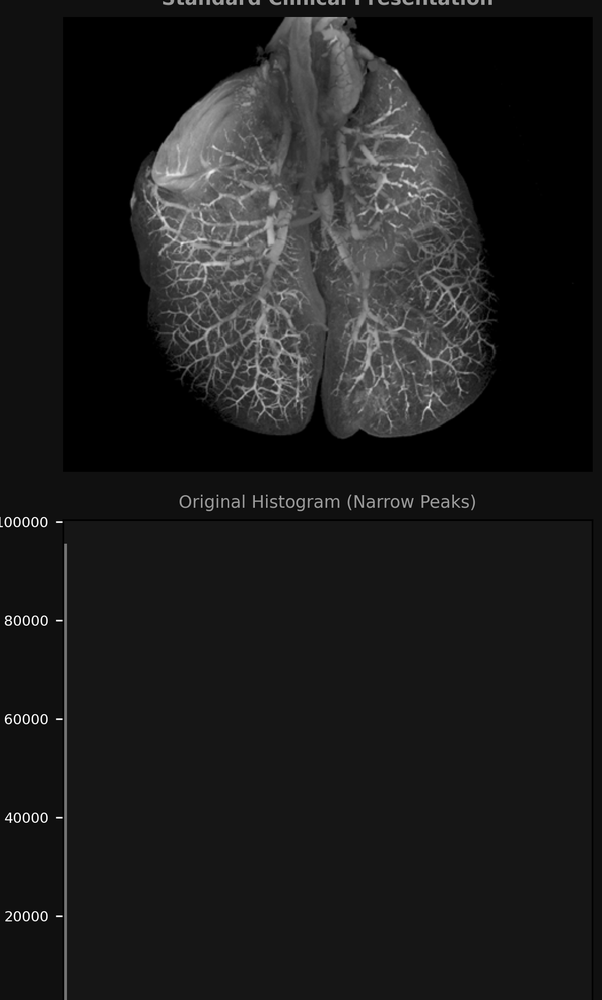
#> input picture Experiment_05/Inputs/images/Lung-HR-contrast.png, 602 x 1000 px, shrunk from 1240 x 2060 before the run, found by its file name
$ python task_2_3_global_histogram_equalization.py
#> lines starting #> are read from the running program, lines starting #| are printed output that depends on the picture
"""
Experiment 02 - Task 2.3: Global Histogram Equalization & Saturation Artifact Identification
Course: Medical Image Processing (B.Sc. Biomedical Engineering)
Faculty: Engr. Rana Talha Khalid | Department of Biomedical Engineering, Riphah International University

Task Requirement:
Implement Global Histogram Equalization (GHE) using the discrete mathematical equation:
  s_k = round((L - 1) * CDF(r_k))
Apply to 'images/Lung-HR-contrast.png'.
Display side-by-side subplots of original vs equalized scan with histograms.
Quantify saturated pixel percentage (r == 0 or r == 255).
Evaluate why GHE washes out trabecular bone structures.
"""

import os
import cv2
import numpy as np
import matplotlib.pyplot as plt

def manual_global_histogram_equalization(img, L=256):
    """
    Manual implementation of Global Histogram Equalization (GHE)
    using the exact mathematical formula: s_k = round((L - 1) * CDF(r_k)).
    """
    H, W = img.shape
    total_pixels = H * W

    # 1. Histogram & PDF
    hist, _ = np.histogram(img.flatten(), L, [0, L])
    pdf = hist / float(total_pixels)

    # 2. Cumulative Distribution Function
    cdf = pdf.cumsum()

    # 3. Transformation mapping function T(r_k)
    transform_map = np.round((L - 1) * cdf).astype(np.uint8)

    # 4. Map original pixel intensities to new equalized levels
    equalized_img = transform_map[img]

    return equalized_img, transform_map, hist, cdf

def main():
    print("=" * 70)
    print("TASK 2.3: GLOBAL HISTOGRAM EQUALIZATION & SATURATION ARTIFACTS")
    print("=" * 70)

    possible_paths = [
        os.path.join(os.path.dirname(__file__), '..', 'Inputs', 'images', 'Lung-HR-contrast.png'),
        os.path.join(os.path.dirname(__file__), '..', '..', '..', 'images', 'Lung-HR-contrast.png'),
        'images/Lung-HR-contrast.png'
    ]
    img_path = next((p for p in possible_paths if os.path.exists(p)), None)
    if not img_path:
        raise FileNotFoundError("Could not locate Lung-HR-contrast.png")

    img = cv2.imread(img_path, cv2.IMREAD_GRAYSCALE)
#> img is the input picture: shape (1000, 602); min 0, max 255, mean 28.9
    H, W = img.shape
#> H = 1000; W = 602
    total_pixels = H * W
#> total_pixels = 602000

    # Apply manual GHE
    ghe_img, T_map, orig_hist, orig_cdf = manual_global_histogram_equalization(img)
#> in manual_global_histogram_equalization, `hist, _ = np.histogram(img.flatten(), L, [0, L])`: hist = 256 values, max 249329 at index 22, min 1 at index 249, mean 2351.6
#> in manual_global_histogram_equalization, `pdf = hist / float(total_pixels)`: pdf = 256 values, max 0.414 at index 22, min 1.66e-06 at index 249, mean 0.00391
#> in manual_global_histogram_equalization, `cdf = pdf.cumsum()`: cdf = 256 values from 0.206 to 1
#> in manual_global_histogram_equalization, `transform_map = np.round((L - 1) * cdf).astype(np.uint8)`: transform_map = 256 values from 53 to 255
#> in manual_global_histogram_equalization, `equalized_img = transform_map[img]`:
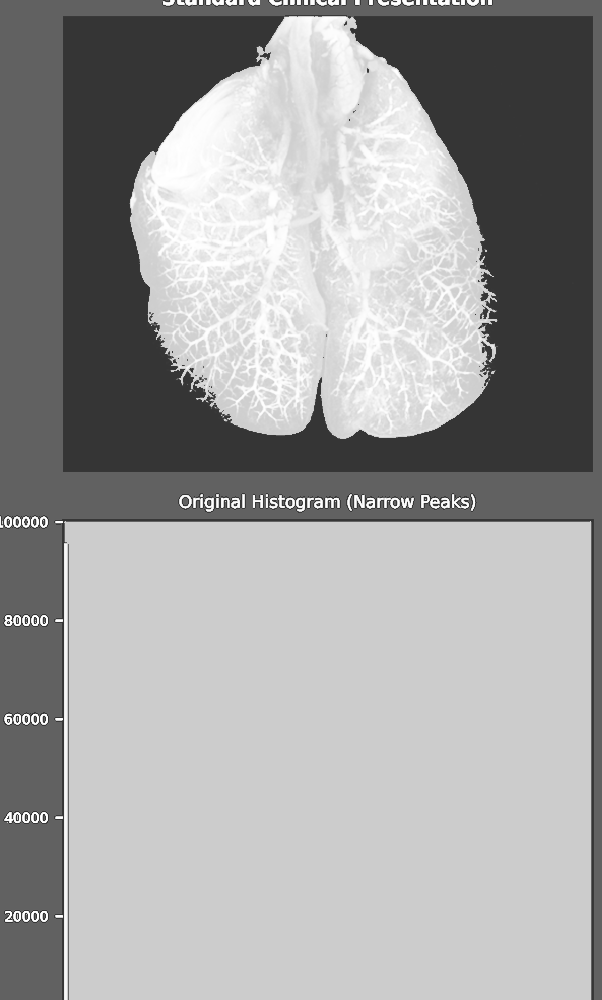
#> equalized_img: shape (1000, 602); min 53, max 255, mean 158
#> T_map = 256 values from 53 to 255; orig_hist has the same summary as hist in manual_global_histogram_equalization; orig_cdf = 256 values from 0.206 to 1

    # Compute saturation statistics
    orig_sat_0 = np.sum(img == 0)
#> orig_sat_0 = 124185
    orig_sat_255 = np.sum(img == 255)
#> orig_sat_255 = 102
    orig_sat_total = orig_sat_0 + orig_sat_255
#> orig_sat_total = 124287
    orig_sat_pct = (orig_sat_total / float(total_pixels)) * 100.0
#> orig_sat_pct = 20.65

    ghe_sat_0 = np.sum(ghe_img == 0)
#> ghe_sat_0 = 0
    ghe_sat_255 = np.sum(ghe_img == 255)
#> ghe_sat_255 = 1202
    ghe_sat_total = ghe_sat_0 + ghe_sat_255
#> ghe_sat_total = 1202
    ghe_sat_pct = (ghe_sat_total / float(total_pixels)) * 100.0
#> ghe_sat_pct = 0.2

    # Information entropy
    def get_entropy(im):
        h, _ = np.histogram(im.flatten(), 256, [0, 256])
        p = h / float(im.size); p_nz = p[p > 0]
        return -np.sum(p_nz * np.log2(p_nz))

    ent_orig = get_entropy(img)
#> in get_entropy, `h, _ = np.histogram(im.flatten(), 256, [0, 256])`: h has the same summary as hist in manual_global_histogram_equalization
#> in get_entropy, `p = h / float(im.size)`: p has the same summary as pdf in manual_global_histogram_equalization
#> in get_entropy, `p_nz = p[p > 0]`: p_nz has the same summary as pdf in manual_global_histogram_equalization
#> ent_orig = 3.5
    ent_ghe = get_entropy(ghe_img)
#> ent_ghe = 3.18

    print(f"Original Scan Saturated Pixels : {orig_sat_total:,} ({orig_sat_pct:.2f}%) [r=0: {orig_sat_0:,}, r=255: {orig_sat_255:,}]")
#| Original Scan Saturated Pixels : 124,287 (20.65%) [r=0: 124,185, r=255: 102]
    print(f"Global HE Saturated Pixels     : {ghe_sat_total:,} ({ghe_sat_pct:.2f}%) [r=0: {ghe_sat_0:,}, r=255: {ghe_sat_255:,}]")
#| Global HE Saturated Pixels     : 1,202 (0.20%) [r=0: 0, r=255: 1,202]
    print(f"Original Shannon Entropy       : {ent_orig:.4f} bits/pixel")
#| Original Shannon Entropy       : 3.5021 bits/pixel
    print(f"Global HE Shannon Entropy      : {ent_ghe:.4f} bits/pixel")
#| Global HE Shannon Entropy      : 3.1752 bits/pixel
    print(f"Diagnostic Bone Washout Cause  : Saturated bone pixels ({ghe_sat_255:,}) blown out to pure white 255")
#| Diagnostic Bone Washout Cause  : Saturated bone pixels (1,202) blown out to pure white 255

    # Plotting
    out_dir = os.path.join(os.path.dirname(__file__), '..', 'Outputs', 'Python')
    fig_dir = os.path.join(os.path.dirname(__file__), '..', 'Figures')
    os.makedirs(out_dir, exist_ok=True)
    os.makedirs(fig_dir, exist_ok=True)

    fig, axes = plt.subplots(2, 2, figsize=(15, 12), facecolor='#0f172a')

    # [0, 0] Original Image
    axes[0, 0].imshow(img, cmap='gray')
    axes[0, 0].set_title(f"(A) Original Low-Contrast Radiograph\nEntropy: {ent_orig:.2f} bits | Saturated: {orig_sat_pct:.2f}%",
                         color='white', fontweight='bold', fontsize=11)
    axes[0, 0].axis('off')

    # [0, 1] Global HE Image
    axes[0, 1].imshow(ghe_img, cmap='gray')
    axes[0, 1].set_title(f"(B) Global Histogram Equalized (GHE)\nEntropy: {ent_ghe:.2f} bits | Saturated: {ghe_sat_pct:.2f}% (BONE WASHOUT)",
                         color='#f87171', fontweight='bold', fontsize=11)
    axes[0, 1].axis('off')

    # [1, 0] Original Histogram
    axes[1, 0].bar(range(256), orig_hist, color='#38bdf8', width=1.0, edgecolor='none')
    axes[1, 0].set_facecolor('#1e293b')
    axes[1, 0].set_title("Original Clumped Histogram (Narrow Dynamic Range)", color='white', fontweight='bold', fontsize=11)
    axes[1, 0].set_xlabel("Intensity Level", color='#94a3b8')
    axes[1, 0].set_ylabel("Pixel Frequency", color='#94a3b8')
    axes[1, 0].tick_params(colors='#94a3b8')
    axes[1, 0].set_xlim([0, 255])
    axes[1, 0].grid(True, color='#334155', linestyle='--', alpha=0.5)

    # [1, 1] GHE Histogram
    ghe_hist, _ = np.histogram(ghe_img.flatten(), 256, [0, 256])
#> ghe_hist = 256 values, max 249329 at index 204, min 0 at index 0, mean 2351.6
    axes[1, 1].bar(range(256), ghe_hist, color='#f87171', width=1.0, edgecolor='none')
    axes[1, 1].set_facecolor('#1e293b')
    axes[1, 1].set_title("Equalized Histogram: Note 'Comb Gaps' & Saturated Spikes", color='#f87171', fontweight='bold', fontsize=11)
    axes[1, 1].set_xlabel("Intensity Level", color='#94a3b8')
    axes[1, 1].set_ylabel("Pixel Frequency", color='#94a3b8')
    axes[1, 1].tick_params(colors='#94a3b8')
    axes[1, 1].set_xlim([0, 255])
    axes[1, 1].grid(True, color='#334155', linestyle='--', alpha=0.5)

    plt.suptitle("Task 2.3: Global Histogram Equalization & Over-Saturation Artifacts", color='#38bdf8', fontsize=14, fontweight='bold')
    plt.tight_layout()

    out_file1 = os.path.join(out_dir, 'task_2_3_global_histogram_equalization_python.png')
    out_file2 = os.path.join(fig_dir, 'task_2_3_global_histogram_equalization_python.png')
    plt.savefig(out_file1, dpi=200, facecolor=fig.get_facecolor())
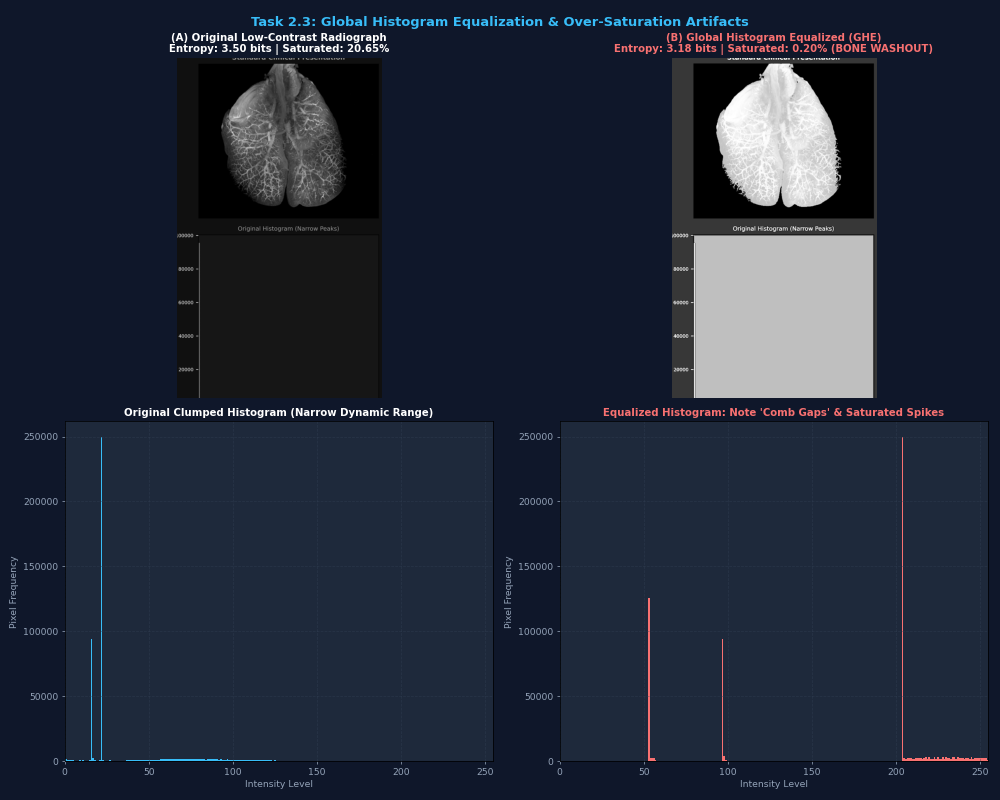
#> figure drawn by matplotlib, 4 panels; panel 3: tallest bar 249329 high, from x = 21.5 to 22.5; panel 4: tallest bar 249329 high, from x = 203.5 to 204.5
    plt.savefig(out_file2, dpi=200, facecolor=fig.get_facecolor())
    plt.close()
    print(f"[SAVED] Generated Task 2.3 figures:\n  {out_file1}\n  {out_file2}")

if __name__ == '__main__':
    main()
